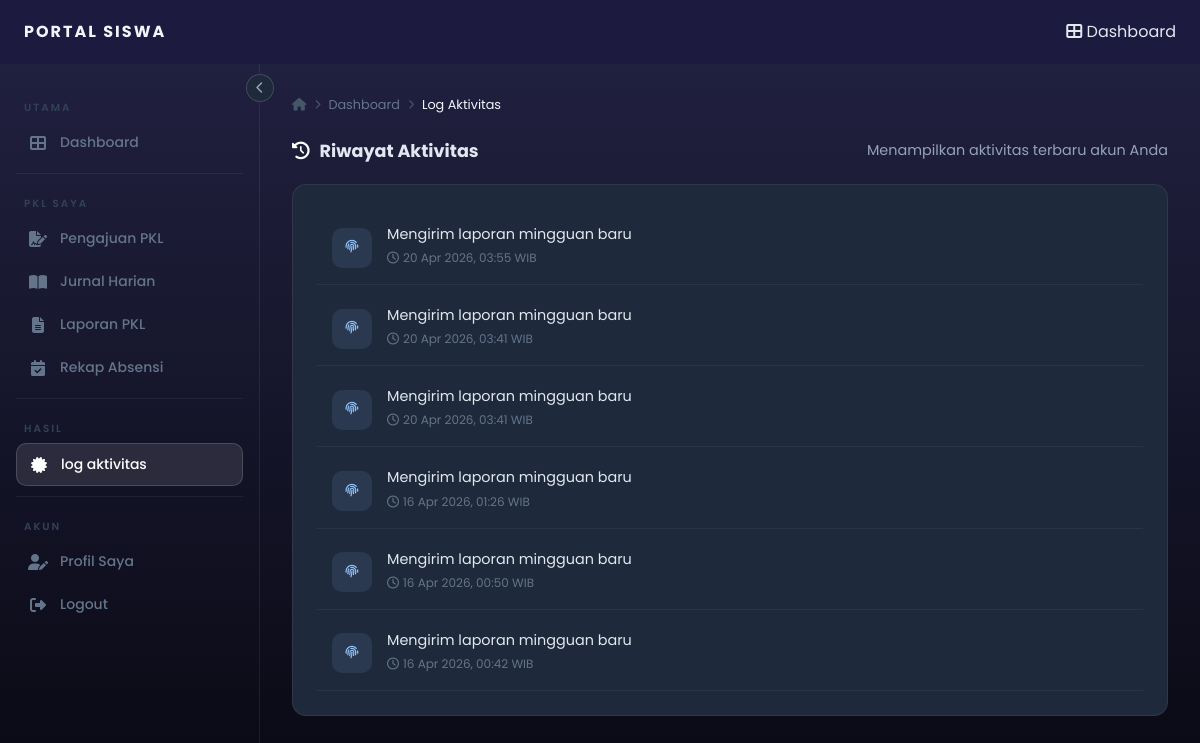
Page /siswa/siswa-log.php (signed in) on the committed database.
### tables this page shows
CREATE TABLE `log_aktivitas` (
  `id_log` int(11) NOT NULL,
  `id_users` int(11) DEFAULT NULL,
  `aktivitas` text NOT NULL,
  `waktu` timestamp NOT NULL DEFAULT current_timestamp()
);

### siswa/siswa-log.php (the view, shortened to what this page needs)
<?php
include "../config.php";
$siswa_id = (int) $_SESSION['user']['id_user'];
$query_log = "SELECT * FROM log_aktivitas WHERE id_users = $siswa_id ORDER BY waktu DESC LIMIT 50";
$result_log = mysqli_query($conn, $query_log);
include '_header_siswa.php';
?>
<div class="page-header" style="margin-bottom:20px;">
    <h2><i class="fas fa-history"></i> Riwayat Aktivitas</h2>
    <p style="color: #94a3b8; font-size: 0.9rem;">Menampilkan aktivitas terbaru akun Anda</p>
</div>
<div class="card">
    <div style="display: flex; flex-direction: column; gap: 5px;">
        <?php if (mysqli_num_rows($result_log) > 0): ?>
            <?php while ($log = mysqli_fetch_assoc($result_log)): ?>
                <div class="activity-item" style="padding: 15px; border-bottom: 1px solid rgba(255,255,255,0.05); display: flex; align-items: center; gap: 15px;">
                    <div class="activity-icon" style="background: rgba(147, 197, 253, 0.1); color: #93c5fd; width: 40px; height: 40px; border-radius: 10px; display: flex; align-items: center; justify-content: center;">
                        <i class="fas fa-fingerprint"></i>
                    </div>
                    <div class="activity-text">
                        <p style="margin: 0; font-size: 0.9rem; color: #e2e8f0;"><?= htmlspecialchars($log['aktivitas']); ?></p>
                        <span style="font-size: 0.75rem; color: #64748b;">
                            <i class="far fa-clock" style="margin-right: 4px;"></i><?= date('d M Y, H:i', strtotime($log['waktu'])); ?> WIB
                        </span>
                    </div>
                </div>
            <?php endwhile; ?>
        <?php endif; ?>
    </div>
</div>
<?php include '_footer_siswa.php'; ?>

### siswa/style.css (style rules this page uses)
*, *::before, *::after { box-sizing: border-box; margin: 0; padding: 0; }
html { scroll-behavior: smooth; }
body { font-family: 'Poppins', sans-serif; background: linear-gradient(to bottom, #222243, #090913); color: #e2e8f0; min-height: 100vh; }
h2 { font-size: 1.25rem; font-weight: 600; color: #e2e8f0; }
p { font-size: 0.875rem; color: #94a3b8; line-height: 1.6; }
.card { background: #1e293b; border: 1px solid rgba(255, 255, 255, 0.07); border-radius: 14px; padding: 24px; }
.page-header { display: flex; align-items: center; justify-content: space-between; gap: 16px; margin-bottom: 24px; flex-wrap: wrap; }
.page-header h2 { font-size: 1.1rem; font-weight: 700; color: #e2e8f0; display: flex; align-items: center; gap: 10px; }
.page-header h2 i { color: #ffffff; }
.activity-item, .notif-item { display: flex; align-items: flex-start; gap: 12px; padding: 10px 0; border-bottom: 1px solid rgba(255, 255, 255, 0.04); }
.activity-item:last-child, .notif-item:last-child { border-bottom: none; }
.activity-icon { width: 32px; height: 32px; border-radius: 8px; display: flex; align-items: center; justify-content: center; font-size: 0.8rem; flex-shrink: 0; margin-top: 2px; background: rgba(255, 255, 255, 0.07); }
.activity-text p { font-size: 0.82rem; color: #cbd5e1; line-height: 1.4; }
.activity-text span, .notif-item span { font-size: 0.72rem; color: #475569; }

### rows in the picture
log_aktivitas: aktivitas "Mengirim laporan mingguan baru", waktu "20 Apr 2026, 03:55"
log_aktivitas: aktivitas "Mengirim laporan mingguan baru", waktu "20 Apr 2026, 03:41"
log_aktivitas: aktivitas "Mengirim laporan mingguan baru", waktu "20 Apr 2026, 03:41"
log_aktivitas: aktivitas "Mengirim laporan mingguan baru", waktu "16 Apr 2026, 01:26"
log_aktivitas: aktivitas "Mengirim laporan mingguan baru", waktu "16 Apr 2026, 00:50"
log_aktivitas: aktivitas "Mengirim laporan mingguan baru", waktu "16 Apr 2026, 00:42"

### other values in the picture
$label "Dashboard Pengajuan PKL Jurnal Harian Laporan PKL Rekap Absensi log aktivitas Profil Saya Logout"
$page_title "Log Aktivitas"
